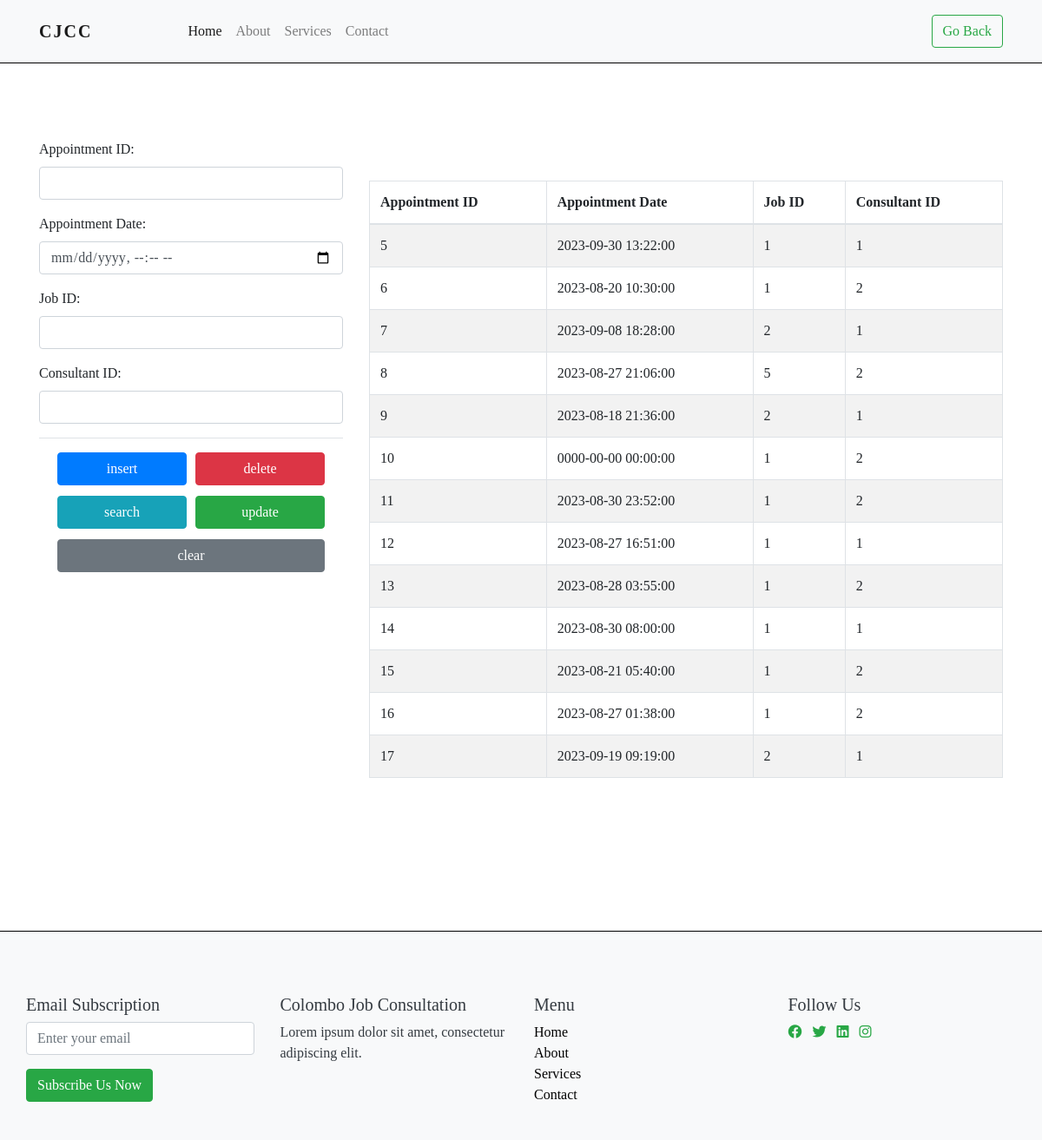
Screenshot of /admin_appointments_management.php with the database file from the repository.
### tables this page shows
CREATE TABLE `consult_appointment` (
  `CA_Apt_ID` int(11) NOT NULL,
  `CA_Apt_Date` datetime DEFAULT NULL,
  `CA_status` varchar(50) NOT NULL,
  `Job_ID` int(11) NOT NULL,
  `Con_ID` int(11) NOT NULL,
  `Appli_ID` int(255) NOT NULL
);

### admin/appointments.php (the view, shortened to what this page needs)
<div class="container">
    <?php
    include(__DIR__ . '/../connect.php');
    $apt_id = '';
    $apt_date = '';
    $job_id = '';
    $con_id = '';
    ?>
    <div class="row">
        <div class="col-md-4">
            <form id="searchForm" method="POST">
                <div class="form-group">
                    <label for="CA_Apt_ID">Appointment ID:</label>
                    <input type="text" class="form-control" id="CA_Apt_ID" name="CA_Apt_ID" value="<?php echo $apt_id; ?>" required>
                </div>
                <div class="form-group">
                    <label for="CA_Apt_Date">Appointment Date:</label>
                    <input type="datetime-local" class="form-control" id="CA_Apt_Date" name="CA_Apt_Date" value="<?php echo $apt_date; ?>" required>
                </div>
                <div class="form-group">
                    <label for="Job_ID">Job ID:</label>
                    <input type="text" class="form-control" id="Job_ID" name="Job_ID" value="<?php echo $job_id; ?>">
                </div>
                <div class="form-group">
                    <label for="Con_ID">Consultant ID:</label>
                    <input type="text" class="form-control" id="Con_ID" name="Con_ID" value="<?php echo $con_id; ?>">
                </div>
                <div class="modal-footer">
                    <div class="container-fluid button-container-custom">
                        <div class="row">
                            <div class="col-6"><input style="width:100%" type="submit" class="btn btn-primary" name="action" value="insert"></div>
                            <div class="col-6"><input style="width:100%" type="submit" class="btn btn-danger" name="action" value="delete"></div>
                        </div>
                        <div class="row">
                            <div class="col-6"><input style="width:100%" type="submit" class="btn btn-info" name="action" value="search"></div>
                            <div class="col-6"><input style="width:100%" type="submit" class="btn btn-success" name="action" value="update"></div>
                        </div>
                        <div class="row">
                            <div class="col-12"><input style="width:100%" type="button" class="btn btn-secondary" onclick="clearForm()" value="clear"></div>
                        </div>
                    </div>
                </div>
            </form>
        </div>
        <div class="col-md-8">
            <?php
            $result = $conn->query("SELECT * FROM Consult_Appointment");
            if ($result->num_rows > 0) {
            ?>
                <div class="table-responsive mt-5">
                    <table class="table table-striped table-bordered table-hover">
                        <thead>
                            <tr>
                                <th>Appointment ID</th>
                                <th>Appointment Date</th>
                                <th>Job ID</th>
                                <th>Consultant ID</th>
                            </tr>
                        </thead>
                        <tbody>
                            <?php
                            while ($row = $result->fetch_assoc()) {
                            ?>
                                <tr>
                                    <td><?php echo $row['CA_Apt_ID']; ?></td>
                                    <td><?php echo $row['CA_Apt_Date']; ?></td>
                                    <td><?php echo $row['Job_ID']; ?></td>
                                    <td><?php echo $row['Con_ID']; ?></td>
                                </tr>
                            <?php
                            }
                            ?>
                        </tbody>
                    </table>
                </div>
            <?php
            } else {
                echo "<div class='alert alert-info mt-5'>No appointments found</div>";
            }
            ?>
        </div>
    </div>
</div>

### css/style.css (style rules this page uses)
* { border: 0; padding: 0; }
body { padding: 0; order: 0; font-family: poppins; }
.table-responsive.mt-5 { max-height: 800px; }

### admin/appointments.php (style rules this page uses)
.button-container-custom .row { margin-bottom: 12px; }
.button-container-custom .row .col-6 { padding: 0 5px; }
.button-container-custom .row .col-12 { padding: 0 5px !important; }

### rows the page displays
consult_appointment: CA_Apt_ID "5", CA_Apt_Date "2023-09-30 13:22:00", Job_ID "1", Con_ID "1"
consult_appointment: CA_Apt_ID "6", CA_Apt_Date "2023-08-20 10:30:00", Job_ID "1", Con_ID "2"
consult_appointment: CA_Apt_ID "7", CA_Apt_Date "2023-09-08 18:28:00", Job_ID "2", Con_ID "1"
consult_appointment: CA_Apt_ID "8", CA_Apt_Date "2023-08-27 21:06:00", Job_ID "5", Con_ID "2"
consult_appointment: CA_Apt_ID "9", CA_Apt_Date "2023-08-18 21:36:00", Job_ID "2", Con_ID "1"
consult_appointment: CA_Apt_ID "10", CA_Apt_Date "0000-00-00 00:00:00", Job_ID "1", Con_ID "2"
consult_appointment: CA_Apt_ID "11", CA_Apt_Date "2023-08-30 23:52:00", Job_ID "1", Con_ID "2"
consult_appointment: CA_Apt_ID "12", CA_Apt_Date "2023-08-27 16:51:00", Job_ID "1", Con_ID "1"
consult_appointment: CA_Apt_ID "13", CA_Apt_Date "2023-08-28 03:55:00", Job_ID "1", Con_ID "2"
consult_appointment: CA_Apt_ID "14", CA_Apt_Date "2023-08-30 08:00:00", Job_ID "1", Con_ID "1"
consult_appointment: CA_Apt_ID "15", CA_Apt_Date "2023-08-21 05:40:00", Job_ID "1", Con_ID "2"
consult_appointment: CA_Apt_ID "16", CA_Apt_Date "2023-08-27 01:38:00", Job_ID "1", Con_ID "2"
consult_appointment: CA_Apt_ID "17", CA_Apt_Date "2023-09-19 09:19:00", Job_ID "2", Con_ID "1"
